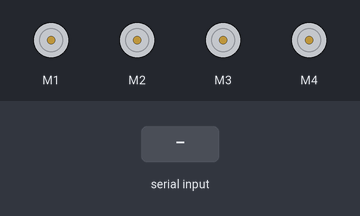
This sketch was run on a simulated Arduino Uno, built with avr-gcc and run on an emulated ATmega328P. Shown: 4 × DC motor (green arrow = forward, orange = backward, longer = faster). The inputs (shaded band) are chosen by the test bench.

Above: at 1.2 s.
1.3 s: "F" received over Serial
At 2.5 s:
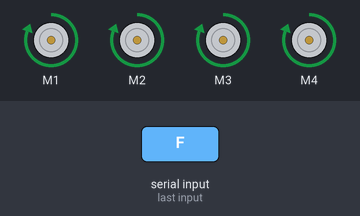
2.8 s: "B" received over Serial
At 3.9 s:
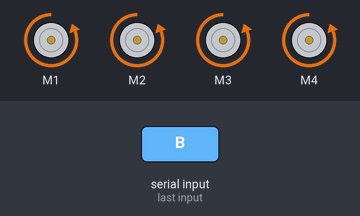
4.3 s: "L" received over Serial
At 5.0 s:
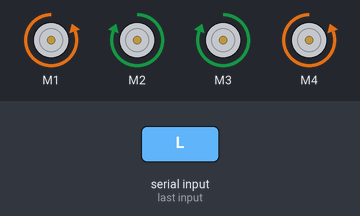
5.8 s: "R" received over Serial
At 6.2 s:
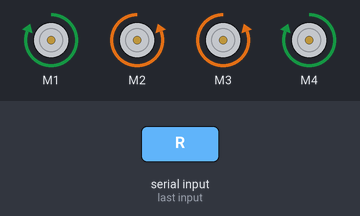
7.3 s: "1" received over Serial
At 8.5 s:
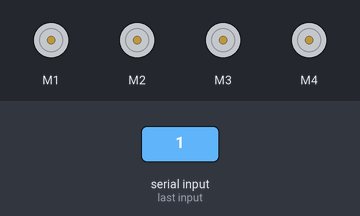
Timing chart, 0 to 9.8 s (numbered marks = the images above; inputs shaded):
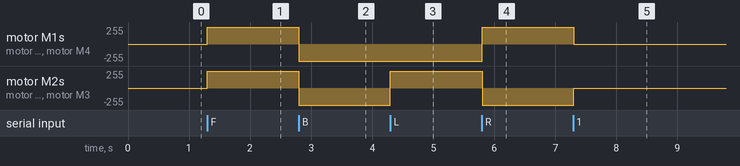

The sketch:

arduino_bluetooth_control_car.ino
```cpp
// REMOTE CONTROL CAR CODE
//Arduino Bluetooth Controlled Car//

#include <AFMotor.h>
//initial motors pin
AF_DCMotor motor1(1, MOTOR12_1KHZ);
AF_DCMotor motor2(2, MOTOR12_1KHZ);
AF_DCMotor motor3(3, MOTOR34_1KHZ);
AF_DCMotor motor4(4, MOTOR34_1KHZ);
char command;

void setup() {
  Serial.begin(9600); //Set the baud rate to your Bluetooth module.

}

void loop() {
  if (Serial.available() > 0)
  {
   command = Serial.read();
   Stop(); // initialize with motors stoped
   //Change pin mode only if new command is diferent from previous.
   //Serial.println (command);
   switch (command)
   {
    case 'F':
     forward();
     break;
    case 'B':
     back();
     break;
    case 'L':
     left();
     break;
    case 'R':
     right();
     break;
   }
  }
}
   void forward()
   {
    motor1.setSpeed(255); // Define maximum velocity
    motor1.run(FORWARD); //Rotate the motor anti-clockwise
    motor2.setSpeed(255);
    motor2.run(FORWARD);
    motor3.setSpeed(255);
    motor3.run(FORWARD);
    motor4.setSpeed(255);
    motor4.run(FORWARD);
   }

  void back()
  {
    motor1.setSpeed(255); //Define maximum velocity
    motor1.run(BACKWARD); //Rotate the motor anti-clockwise
    motor2.setSpeed(255);
    motor2.run(BACKWARD);
    motor3.setSpeed(255);
    motor3.run(BACKWARD);
    motor4.setSpeed(255);
    motor4.run(BACKWARD);
  }
  void left()
  {
    motor1.setSpeed(255); //Define maximum velocity
    motor1.run(BACKWARD); //Rotate the motor anti-clockwise
    motor2.setSpeed(255);
    motor2.run(FORWARD);
    motor3.setSpeed(255);
    motor3.run(FORWARD);
    motor4.setSpeed(255);
    motor4.run(BACKWARD);
  }

  void right()
  {
    motor1.setSpeed(255); //Define maximum velocity
    motor1.run(FORWARD); //Rotate the motor anti-clockwise
    motor2.setSpeed(255);
    motor2.run(BACKWARD);
    motor3.setSpeed(255);
    motor3.run(BACKWARD);
    motor4.setSpeed(255);
    motor4.run(FORWARD);
  }

  void Stop()
  {
    motor1.setSpeed(0); //Define minimum velocity
    motor1.run(RELEASE); //Stop the motor when release the button
    motor2.setSpeed(0);
    motor2.run(RELEASE);
    motor3.setSpeed(0);
    motor3.run(RELEASE);
    motor4.setSpeed(0);
    motor4.run(RELEASE);
  }
```

Measured:
- after the input at 1.3 s, motor M1–4: stopped → forward 255/255 at once
- after the input at 2.8 s, motor M1–4: forward 255/255 → backward 255/255 at once
- after the input at 4.3 s, motor M2, motor M3: backward 255/255 → forward 255/255 at once
- after the input at 5.8 s, motor M1, motor M4: backward 255/255 → forward 255/255 at once; motor M2, motor M3: forward 255/255 → backward 255/255 at once
- after the input at 7.3 s, motor M1, motor M4: forward 255/255 → stopped at once; motor M2, motor M3: backward 255/255 → stopped at once
